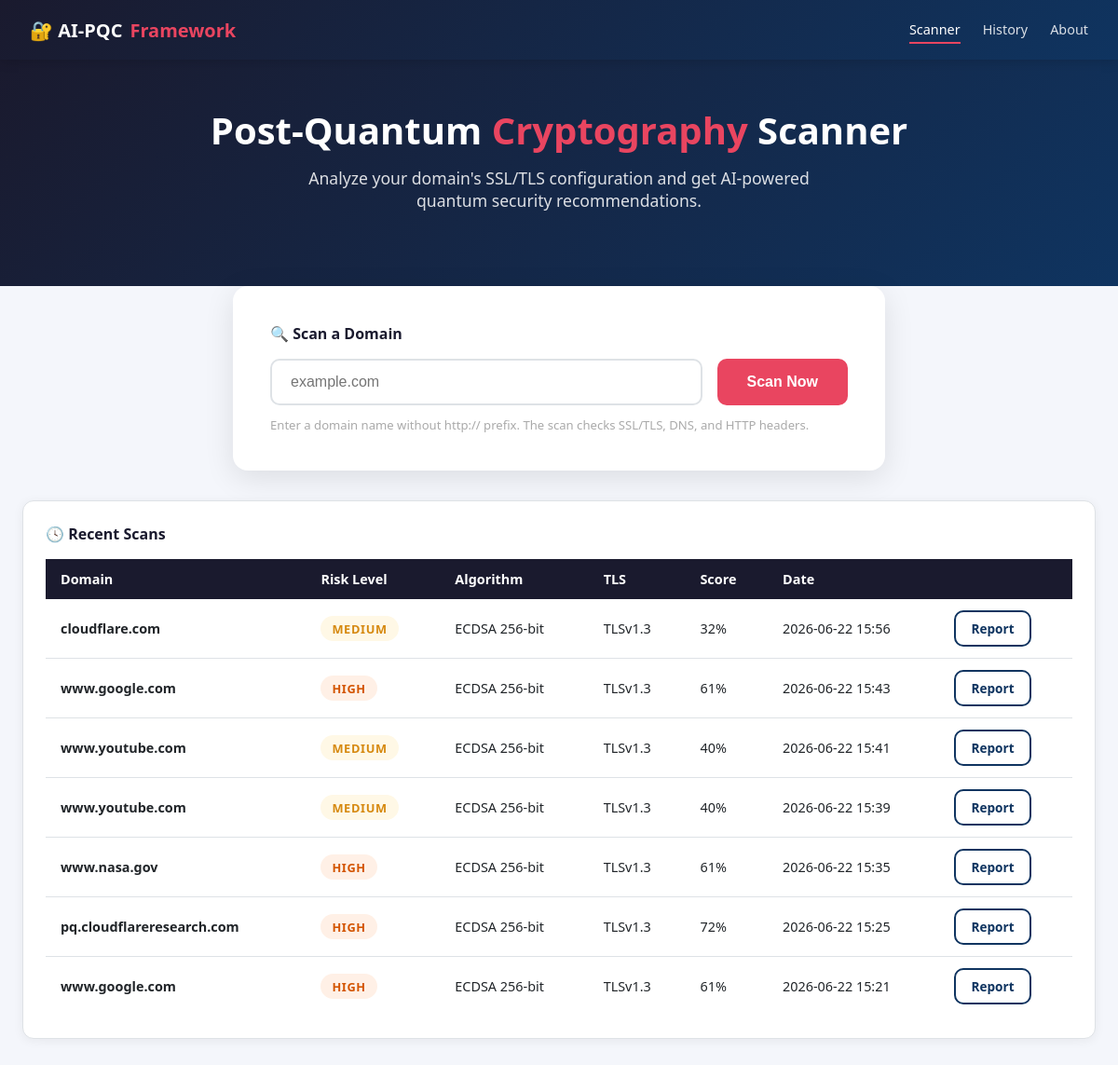
Before: / with the older database file.
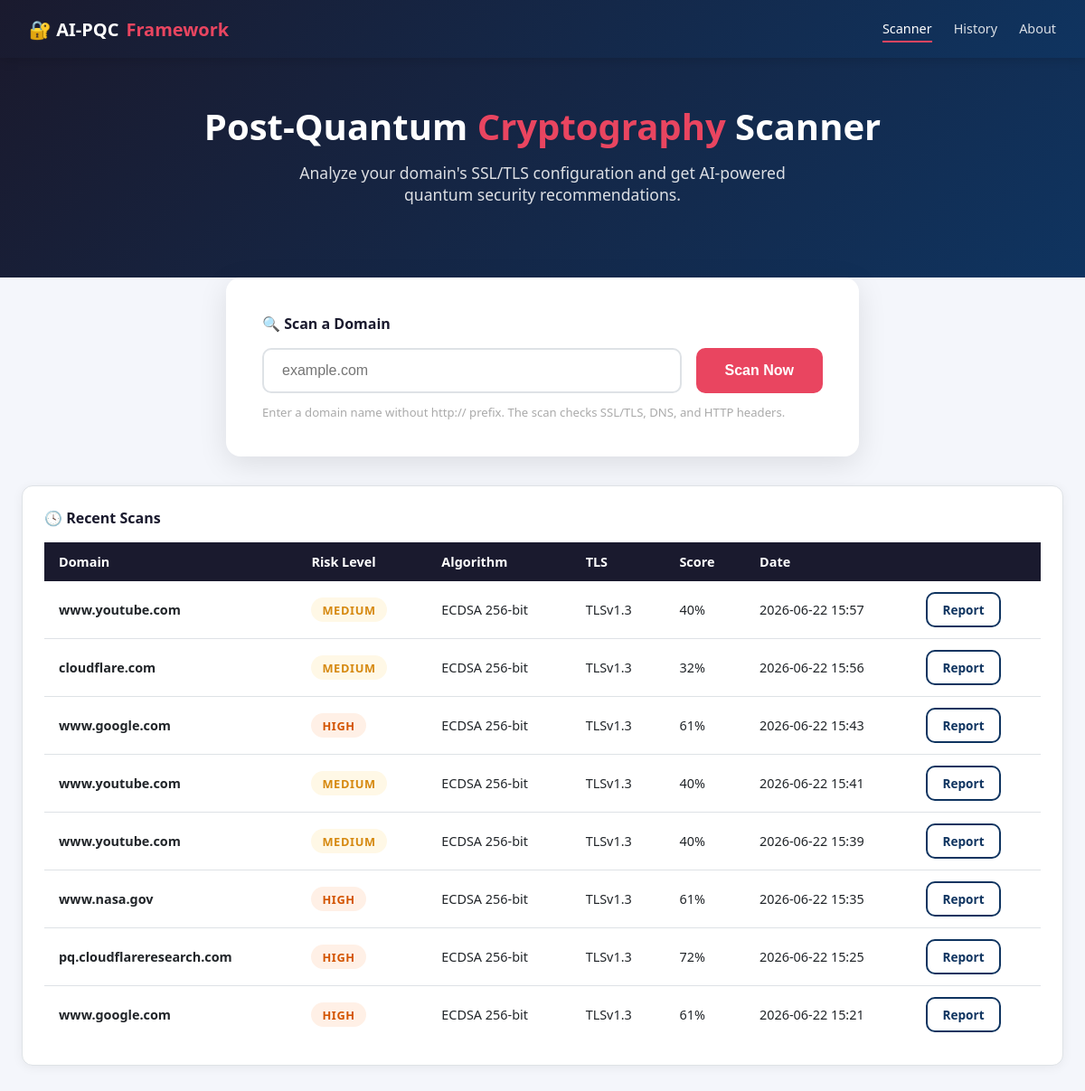
After: the same page with the newer database file.
### database/database.py (models this page shows, shortened)
class ScanResult(db.Model):
    __tablename__ = 'scan_results'
    id = db.Column(db.Integer, primary_key=True)
    domain = db.Column(db.String(255), nullable=False)
    scan_date = db.Column(db.DateTime, default=datetime.utcnow)
    ssl_version = db.Column(db.String(50))
    cipher_suite = db.Column(db.String(255))
    key_algorithm = db.Column(db.String(100))
    key_size = db.Column(db.Integer)
    cert_expiry = db.Column(db.String(50))
    quantum_risk_score = db.Column(db.Float)
    risk_level = db.Column(db.String(20))
    recommendations = db.Column(db.Text)
    headers_score = db.Column(db.Float)
    overall_score = db.Column(db.Float)
    raw_data = db.Column(db.Text)

### app.py (the view)
@app.route('/')
def index():
    recent_scans = ScanResult.query.order_by(ScanResult.scan_date.desc()).limit(10).all()
    return render_template('index.html', recent_scans=recent_scans)

### templates/index.html (shortened to what this page needs)
<!DOCTYPE html>
<html lang="en">
<head>
  <link rel="stylesheet" href="/static/css/style.css">
</head>
<body>
<nav>
  <div class="nav-inner">
    <a href="/" class="nav-brand">🔐 AI-PQC<span>Framework</span></a>
    <div class="nav-links">
      <a href="/" class="active">Scanner</a>
      <a href="/history">History</a>
      <a href="/about">About</a>
    </div>
  </div>
</nav>
<div class="hero">
  <h1>Post-Quantum <span>Cryptography</span> Scanner</h1>
  <p>Analyze your domain's SSL/TLS configuration and get AI-powered quantum security recommendations.</p>
</div>
<div class="container">
  <div class="scan-card">
    <div class="card-title">🔍 Scan a Domain</div>
    <div class="scan-form">
      <input type="text" id="domain-input" class="scan-input" placeholder="example.com" autocomplete="off" spellcheck="false">
      <button class="btn btn-primary" id="scan-btn" onclick="startScan()">
        <span id="btn-text">Scan Now</span>
      </button>
    </div>
    <p style="font-size:0.82rem;color:#aaa;margin-top:0.75rem;">Enter a domain name without http:// prefix. The scan checks SSL/TLS, DNS, and HTTP headers.</p>
  </div>
  {% if recent_scans %}
  <div class="card">
    <div class="card-title">🕓 Recent Scans</div>
    <div class="table-wrap">
      <table>
        <thead>
          <tr><th>Domain</th><th>Risk Level</th><th>Algorithm</th><th>TLS</th><th>Score</th><th>Date</th><th></th></tr>
        </thead>
        <tbody>
          {% for s in recent_scans %}
          <tr>
            <td><strong>{{ s.domain }}</strong></td>
            <td><span class="badge badge-{{ s.risk_level|lower if s.risk_level else 'unknown' }}">{{ s.risk_level or 'N/A' }}</span></td>
            <td>{{ s.key_algorithm or '—' }} {{ s.key_size or '' }}{% if s.key_size %}-bit{% endif %}</td>
            <td>{{ s.ssl_version or '—' }}</td>
            <td>{% if s.overall_score is not none %}{{ "%.0f"|format(s.overall_score * 100) }}%{% else %}—{% endif %}</td>
            <td>{{ s.scan_date.strftime('%Y-%m-%d %H:%M') if s.scan_date else '—' }}</td>
            <td><a href="/report/{{ s.id }}" class="btn btn-sm btn-outline">Report</a></td>
          </tr>
          {% endfor %}
        </tbody>
      </table>
    </div>
  </div>
  {% endif %}
</div>
</body>
</html>

### static/css/style.css (style rules this page uses)
:root { --primary: #1a1a2e; --secondary: #16213e; --accent: #0f3460; --highlight: #e94560; --success: #06d6a0; --warning: #ffd166; --danger: #ef476f; --info: #118ab2; --light: #f8f9fa; --dark: #212529; --text-muted: #6c757d; --border: #dee2e6; --card-bg: #ffffff; --bg: #f4f6fb; }
* { box-sizing: border-box; margin: 0; padding: 0; }
body { font-family: 'Segoe UI', system-ui, -apple-system, sans-serif; background: var(--bg); color: var(--dark); min-height: 100vh; }
nav { background: linear-gradient(135deg, var(--primary) 0%, var(--accent) 100%); padding: 0 2rem; box-shadow: 0 2px 12px rgba(0,0,0,0.15); position: sticky; top: 0; z-index: 100; }
.nav-inner { max-width: 1200px; margin: 0 auto; display: flex; align-items: center; height: 64px; gap: 2rem; }
.nav-brand { color: white; font-size: 1.25rem; font-weight: 700; text-decoration: none; display: flex; align-items: center; gap: 0.5rem; }
.nav-brand span { color: var(--highlight); }
.nav-links { display: flex; gap: 1.5rem; margin-left: auto; }
.nav-links a { color: rgba(255,255,255,0.85); text-decoration: none; font-size: 0.9rem; transition: color 0.2s; padding: 0.25rem 0; }
.nav-links a.active { color: white; border-bottom: 2px solid var(--highlight); }
.container { max-width: 1200px; margin: 0 auto; padding: 2rem 1.5rem; }
.hero { background: linear-gradient(135deg, var(--primary) 0%, var(--accent) 100%); color: white; padding: 3rem 2rem; text-align: center; }
.hero h1 { font-size: 2.5rem; margin-bottom: 0.75rem; }
.hero h1 span { color: var(--highlight); }
.hero p { font-size: 1.1rem; opacity: 0.85; max-width: 600px; margin: 0 auto 2rem; }
.scan-card { background: var(--card-bg); border-radius: 16px; padding: 2.5rem; box-shadow: 0 8px 32px rgba(0,0,0,0.1); max-width: 700px; margin: -2rem auto 2rem; }
.scan-form { display: flex; gap: 1rem; flex-wrap: wrap; }
.scan-input { flex: 1; min-width: 250px; padding: 0.875rem 1.25rem; border: 2px solid var(--border); border-radius: 10px; font-size: 1rem; transition: border-color 0.2s; outline: none; }
.btn { padding: 0.875rem 2rem; border: none; border-radius: 10px; font-size: 1rem; font-weight: 600; cursor: pointer; transition: all 0.2s; text-decoration: none; display: inline-flex; align-items: center; gap: 0.5rem; }
.btn-primary { background: var(--highlight); color: white; }
.btn-outline { background: transparent; color: var(--accent); border: 2px solid var(--accent); }
.btn-sm { padding: 0.5rem 1rem; font-size: 0.85rem; }
.card { background: var(--card-bg); border-radius: 12px; padding: 1.5rem; box-shadow: 0 2px 12px rgba(0,0,0,0.06); border: 1px solid var(--border); }
.card-title { font-size: 1rem; font-weight: 600; color: var(--primary); margin-bottom: 1rem; display: flex; align-items: center; gap: 0.5rem; }
.badge { display: inline-block; padding: 0.3rem 0.75rem; border-radius: 20px; font-size: 0.8rem; font-weight: 600; text-transform: uppercase; letter-spacing: 0.05em; }
.badge-high { background: #fff0e6; color: #d35400; }
.badge-medium { background: #fff8e6; color: #d68910; }
.table-wrap { overflow-x: auto; }
table { width: 100%; border-collapse: collapse; font-size: 0.9rem; }
th { background: var(--primary); color: white; padding: 0.75rem 1rem; text-align: left; font-weight: 600; }
td { padding: 0.75rem 1rem; border-bottom: 1px solid var(--border); }
tr:last-child td { border-bottom: none; }

Changed rows visible on the page:
added ScanResult: domain "www.youtube.com", risk_level "MEDIUM", key_algorithm "ECDSA", key_size "256", shows "-bit", ssl_version "TLSv1.3", s.overall_score*100 "40", scan_date "2026-06-22 15:57"
